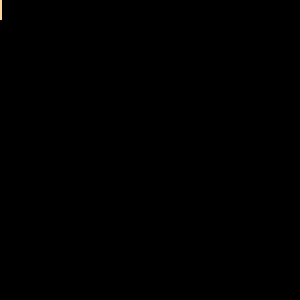
Frame 1 (no input)
Frame 60 (the mouse pressed at the canvas centre just before this capture): identical to frame 1, image omitted
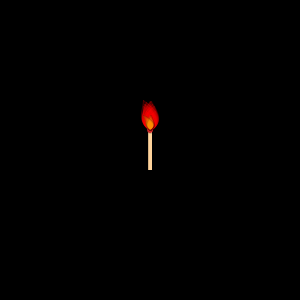
Frame 120 (the mouse held since frame 60 and released just before this capture)

The Processing sketch that drew these frames (run headless with seeded random() and noise(); from frame 60 on, the mouse is pressed at the canvas centre):

// Processing sketch: processing_2237
// ── processing_2237.pde

import java.util.ArrayList;
ArrayList  flames;
boolean isPressed = false;
int opacity = 40;
/**
 * Click and drag to strike!
 */
void setup()
{
  flames = new ArrayList();
  noCursor();
  size(300,300);
  frameRate(10);
  smooth();
}
void draw()
{
  background(0);
  fill(255,211,155);
  rect(mouseX-2,mouseY-20,4,40);
  fill(205,38,38);
  ellipse(mouseX,mouseY-20,6,6);
  for(int i = 0; i<flames.size();)
  {
    Flame aFlame = (Flame)flames.get(i);
    aFlame.burn();
    if(aFlame.height<2)
      flames.remove(i);
    else
      i++;
  }
  if(isPressed)
    flames.add(new Flame(mouseX,mouseY-20));
}
void mouseDragged()
{
  flames.add(new Flame(mouseX,mouseY-20));
}

void mousePressed()
{
  isPressed = true;
}

void mouseReleased()
{
  isPressed = false;
}




class Flame
{
  int x,y,height;
  Flame(int a, int b)
  {
    x=a;
    y=b;
    height=30;

  }
  void burn()
  {
    int endX=x + int(random(-(height/3),height/3));
    int endY=y-height;
    fill(255,0,0,opacity);
    stroke(255,0,0,opacity);

    bezier(x,y,x-height/2 ,y-height/3 ,x-height/4 ,y-2*height/3 ,endX,endY);
    bezier(x,y,x+height/2 ,y-height/3 ,x+height/4 ,y-2*height/3 ,endX,endY);
    fill(255,255,0,opacity);
    stroke(0,0,0,opacity);

    bezier(x,y,x-height/4 ,y-height/6 ,x-height/8 ,y-2*height/6 ,endX,endY+height/2);
    bezier(x,y,x+height/4 ,y-height/6 ,x+height/8 ,y-2*height/6 ,endX,endY+height/2);

    /*fill(0);
     stroke(0,0,0);
     
     bezier(x,y,x-height/6 ,y-height/9 ,x-height/12 ,y-2*height/9 ,x,endY+5*height/6);
     bezier(x,y,x+height/6 ,y-height/9 ,x+height/12 ,y-2*height/9 ,x,endY+6*height/6);*/
    if(height > 0 && random(1)<.7)
      height--;
  }
}
